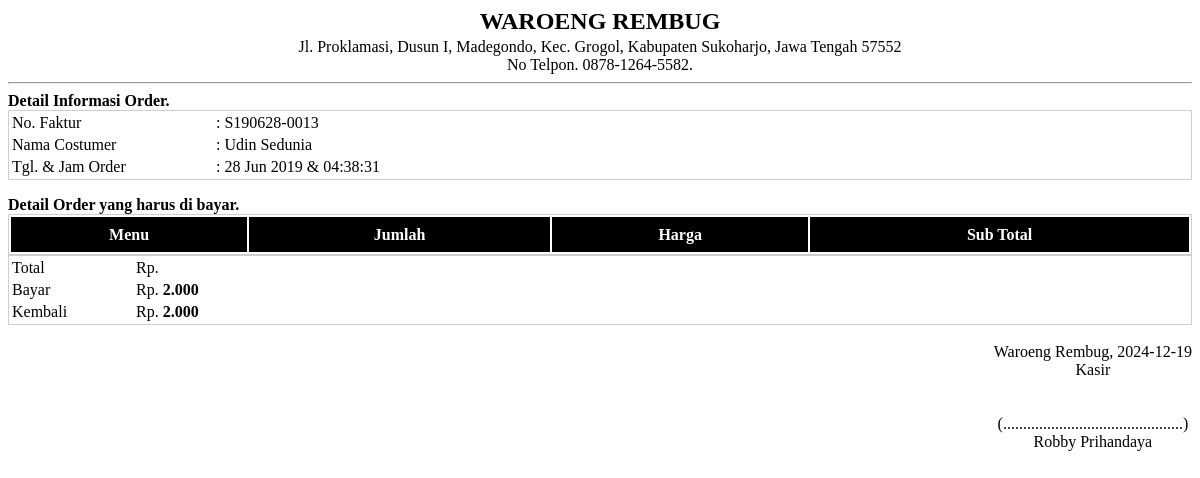
Screenshot of /system/faktur.php?id=13&stat=1&page=report (signed in) with the database file from the repository.
### tables this page shows
CREATE TABLE IF NOT EXISTS `orders` (
  `id_orders` int(5) NOT NULL AUTO_INCREMENT,
  `no_orders` varchar(12) NOT NULL,
  `id_costumer` int(5) NOT NULL,
  `nama_kasir` varchar(100) NOT NULL,
  `tgl_order` date NOT NULL,
  `jam_order` time NOT NULL,
  `bayar` int(10) NOT NULL,
  `status` int(2) NOT NULL,
  PRIMARY KEY (`id_orders`)
);

CREATE TABLE IF NOT EXISTS `costumer` (
  `id_costumer` int(5) NOT NULL AUTO_INCREMENT,
  `nama_costumer` varchar(30) NOT NULL,
  `no_telpon` varchar(15) NOT NULL,
  `alamat_lengkap` text NOT NULL,
  PRIMARY KEY (`id_costumer`)
);

### config/fungsi_indotgl.php (called while the page is built, shortened)
<?php
	function tgl_indo($tgl){
			$tanggal = substr($tgl,8,2);
			$bulan = getBulan(substr($tgl,5,2));
			$tahun = substr($tgl,0,4);
			return $tanggal.' '.$bulan.' '.$tahun;
	}
	function getBulan($bln){
				switch ($bln){
					case 6:
						return "Jun";
						break;
				}
			}
?>

### config/fungsi_rupiah.php (called while the page is built)
<?php
function format_rupiah($angka){
  $rupiah=number_format($angka,0,',','.');
  return $rupiah;
}
?>

### config/library.php (called while the page is built, shortened)
<?php
$tgl_sekarang = date("Y-m-d");
?>

### system/faktur.php (the view, shortened to what this page needs)
<head>
</head>
<body onload="window.print()">
<?php
  include "../config/koneksi.php";
  include "../config/fungsi_indotgl.php";
  include "../config/library.php";
  include "../config/fungsi_rupiah.php";
echo "<center><h2 style='margin-bottom:3px; text-transform:uppercase'>Waroeng Rembug</h2>
Jl. Proklamasi, Dusun I, Madegondo, Kec. Grogol, Kabupaten Sukoharjo, Jawa Tengah 57552<br>
	No Telpon. 0878-1264-5582. </center><hr/>";
   $edit = mysqli_query($koneksi, "SELECT * FROM orders a JOIN costumer b ON a.id_costumer=b.id_costumer WHERE a.id_orders='$_GET[id]'");
    $r    = mysqli_fetch_array($edit);
    $tanggal=tgl_indo($r['tgl_order']);
    echo "<div class='post_title'><b>Detail Informasi Order.</b></div>
          <form method=POST action=$aksi?module=order&act=update>
          <input type=hidden name=id value=$r[id_orders]>
          <table width=100%>
          <tr><td style='width:200px'>No. Faktur</td>        <td> : $r[no_orders]</td></tr>
          <tr><td style='width:200px'>Nama Costumer</td>        <td> : $r[nama_costumer]</td></tr>
          <tr><td>Tgl. & Jam Order</td> <td> : $tanggal & $r[jam_order]</td></tr>
          </table></form>";
  echo "<table width=100%>
        <tr style='color:#fff; height:35px;' bgcolor=#000><th>Menu</th><th>Jumlah</th><th>Harga </th><th>Sub Total</th></tr>";
    $by = mysqli_fetch_array(mysqli_query($koneksi, "SELECT * FROM orders where id_orders='$_GET[id]'"));
    $kembali = $by['bayar'] - $total;
echo "<div class='post_title'><b>Detail Order yang harus di bayar.</b></div>
	  <table width=100%>
    <tr><td width=120px>Total</td><td> Rp. <b>$total_rp</b></td></tr>
    <tr><td>Bayar</td><td> Rp. <b>".format_rupiah($by['bayar'])."</b></td></tr>
    <tr><td>Kembali</td><td> Rp. <b>".format_rupiah($kembali)."</b></td></tr>
      </table>
	  <tr><td col><br/><span style='float:right; text-align:center;'> Waroeng Rembug, $tgl_sekarang <br/>
										Kasir<br/></br></br>
								(.............................................)
								<br/>$_SESSION[namalengkap]</span></td></tr>";
?>

### system/faktur.php (style rules this page uses)
table { border: 1px solid #cecece; }

### rows the page displays
orders: no_orders "S190628-0013", id_costumer.nama_costumer "Udin Sedunia", tgl_order "28 Jun 2019", jam_order "04:38:31", bayar "2.000"

### other values shown
$tgl_sekarang "2024-12-19"
$_SESSION[namalengkap] "Robby Prihandaya"
